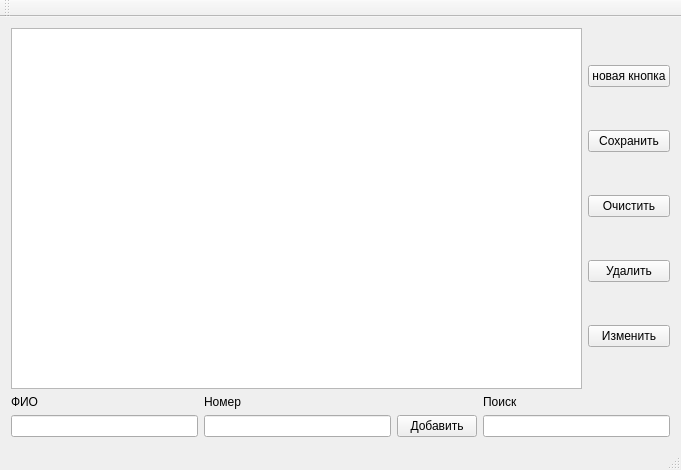
<?xml version="1.0" encoding="UTF-8"?>
<ui version="4.0">
 <class>MainWindow</class>
 <widget class="QMainWindow" name="MainWindow">
  <property name="geometry">
   <rect>
    <x>0</x>
    <y>0</y>
    <width>681</width>
    <height>470</height>
   </rect>
  </property>
  <property name="windowTitle">
   <string>MainWindow</string>
  </property>
  <widget class="QWidget" name="centralWidget">
   <layout class="QVBoxLayout" name="verticalLayout_4">
    <item>
     <layout class="QHBoxLayout" name="horizontalLayout">
      <item>
       <widget class="QListWidget" name="contactList">
        <property name="editTriggers">
         <set>QAbstractItemView::NoEditTriggers</set>
        </property>
        <property name="sortingEnabled">
         <bool>true</bool>
        </property>
       </widget>
      </item>
      <item>
       <layout class="QVBoxLayout" name="verticalLayout">
        <item>
         <widget class="QPushButton" name="pushButton">
          <property name="text">
           <string>новая кнопка</string>
          </property>
         </widget>
        </item>
        <item>
         <widget class="QPushButton" name="saveButton">
          <property name="text">
           <string>Сохранить</string>
          </property>
         </widget>
        </item>
        <item>
         <widget class="QPushButton" name="clearButton">
          <property name="text">
           <string>Очистить</string>
          </property>
         </widget>
        </item>
        <item>
         <widget class="QPushButton" name="deleteButton">
          <property name="text">
           <string>Удалить</string>
          </property>
         </widget>
        </item>
        <item>
         <widget class="QPushButton" name="changeButton">
          <property name="text">
           <string>Изменить</string>
          </property>
         </widget>
        </item>
       </layout>
      </item>
     </layout>
    </item>
    <item>
     <layout class="QHBoxLayout" name="horizontalLayout_2">
      <item>
       <layout class="QVBoxLayout" name="verticalLayout_2">
        <item>
         <widget class="QLabel" name="label">
          <property name="text">
           <string>ФИО</string>
          </property>
         </widget>
        </item>
        <item>
         <widget class="QLineEdit" name="nameField"/>
        </item>
       </layout>
      </item>
      <item>
       <layout class="QVBoxLayout" name="verticalLayout_3">
        <item>
         <widget class="QLabel" name="label_2">
          <property name="text">
           <string>Номер</string>
          </property>
         </widget>
        </item>
        <item>
         <widget class="QLineEdit" name="phoneField"/>
        </item>
       </layout>
      </item>
      <item alignment="Qt::AlignBottom">
       <widget class="QPushButton" name="addButton">
        <property name="text">
         <string>Добавить</string>
        </property>
       </widget>
      </item>
      <item>
       <layout class="QVBoxLayout" name="verticalLayout_7">
        <item>
         <widget class="QLabel" name="label_3">
          <property name="text">
           <string>Поиск</string>
          </property>
         </widget>
        </item>
        <item>
         <widget class="QLineEdit" name="searchField"/>
        </item>
       </layout>
      </item>
     </layout>
    </item>
   </layout>
   <zorder></zorder>
  </widget>
  <widget class="QMenuBar" name="menuBar">
   <property name="geometry">
    <rect>
     <x>0</x>
     <y>0</y>
     <width>681</width>
     <height>21</height>
    </rect>
   </property>
  </widget>
  <widget class="QToolBar" name="mainToolBar">
   <attribute name="toolBarArea">
    <enum>TopToolBarArea</enum>
   </attribute>
   <attribute name="toolBarBreak">
    <bool>false</bool>
   </attribute>
  </widget>
  <widget class="QStatusBar" name="statusBar"/>
 </widget>
 <layoutdefault spacing="6" margin="11"/>
 <resources/>
 <connections/>
</ui>
